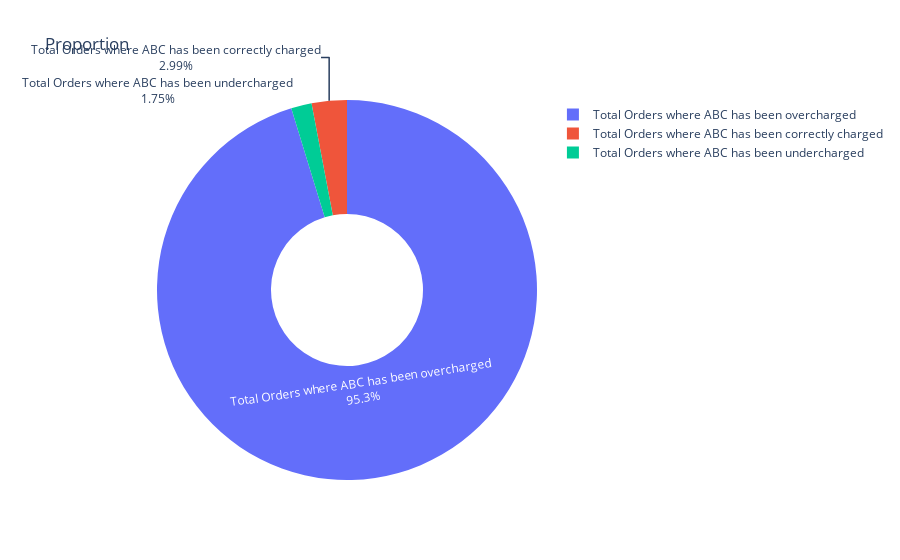

This figure's notebook cell:
### Code cell
import plotly.graph_objects as go
fig = go.Figure(data=go.Pie(labels=df_summary['Description'],
                            values=df_summary['Count'],
                            textinfo='label+percent',
                            hole=0.4))
fig.update_layout(title='Proportion')

fig.show()

### Figure 1 — Plotly figure (JSON) as saved in the notebook; plotly's stock layout.template omitted (floating-point values rounded to 4 significant figures)
{"data": [{"hole": 0.4, "labels": ["Total Orders where ABC has been correctly charged", "Total Orders where ABC has been overcharged", "Total Orders where ABC has been undercharged"], "textinfo": "label+percent", "values": [12, 382, 7], "type": "pie"}], "layout": {"title": {"text": "Proportion"}}}
